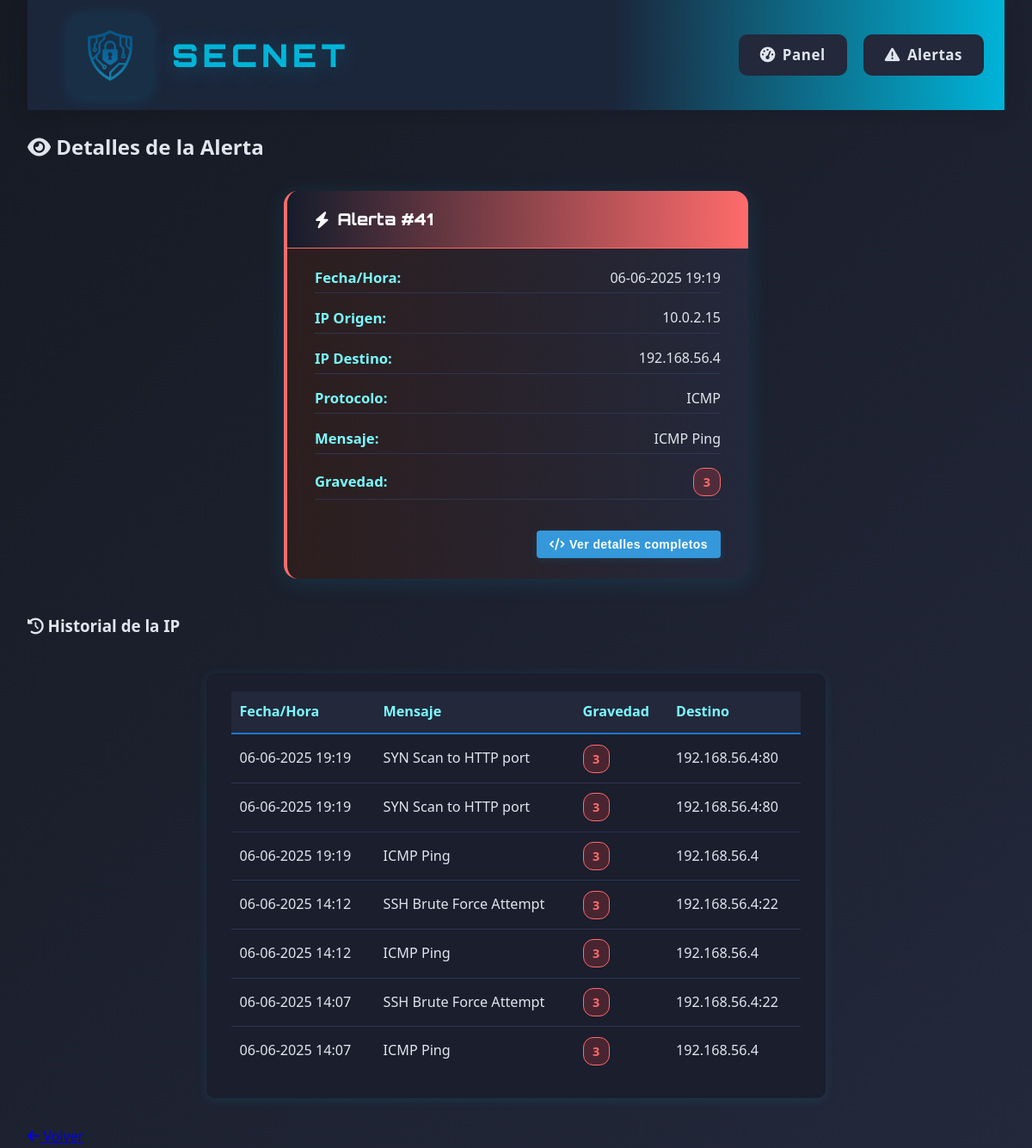
The app's page /web-interface/alert-details.php?id=41 with its own data.
### tables this page shows
CREATE TABLE alerts (
        id INTEGER PRIMARY KEY AUTOINCREMENT,
        timestamp TEXT,
        source_ip TEXT,
        source_port TEXT,
        destination_ip TEXT,
        dest_port TEXT,
        alert_message TEXT,
        severity INTEGER,
        protocol TEXT,
        action_taken TEXT,
        raw_data TEXT
    );

### web-interface/alert-details.php (the view, shortened to what this page needs)
<?php
$id = intval($_GET['id']);
$db = new SQLite3('/var/www/html/database/alerts.db');
$stmt = $db->prepare('SELECT * FROM alerts WHERE id = :id');
$stmt->bindValue(':id', $id, SQLITE3_INTEGER);
$result = $stmt->execute();
$alert = $result->fetchArray(SQLITE3_ASSOC);
$source_ip = $alert['source_ip'];
$history = [];
if ($source_ip) {
    $hist_stmt = $db->prepare('SELECT * FROM alerts WHERE source_ip = :source_ip ORDER BY timestamp DESC LIMIT 20');
    $hist_stmt->bindValue(':source_ip', $source_ip, SQLITE3_TEXT);
    $hist_result = $hist_stmt->execute();
    while ($row = $hist_result->fetchArray(SQLITE3_ASSOC)) {
        $history[] = $row;
    }
}
?>
<!DOCTYPE html>
<html lang="es">
<head>
    <link rel="stylesheet" href="css/style.css">
    <link rel="stylesheet" href="https://cdnjs.cloudflare.com/ajax/libs/font-awesome/6.4.0/css/all.min.css">
</head>
<body>
    <div class="container">
        <header>
            <div class="logo-container">
                <a href="index.php" style="display:flex;align-items:center;text-decoration:none;">
                    <img src="assets/logo.png" alt="Logo">
                    <h1 class="secnet-title">SecNet</h1>
                </a>
            </div>
            <nav>
                <ul>
                    <li><a href="index.php"><i class="fas fa-tachometer-alt"></i> Panel</a></li>
                    <li><a href="alerts.php"><i class="fas fa-exclamation-triangle"></i> Alertas</a></li>
                </ul>
            </nav>
        </header>
        <main>
            <h2><i class="fas fa-eye"></i> Detalles de la Alerta</h2>
            <section class="alert-card severity-<?= (int)$alert['severity'] ?>">
                <div class="alert-card-header">
                    <i class="fas fa-bolt"></i> Alerta #<?= htmlspecialchars($alert['id']) ?>
                </div>
                <div class="alert-card-body">
                    <div class="alert-detail-row"><span class="alert-detail-label">Fecha/Hora:</span><span><?php
    $date = new DateTime($alert['timestamp'], new DateTimeZone('UTC'));
    $date->setTimezone(new DateTimeZone('Europe/Madrid'));
    echo $date->format('d-m-Y H:i');
?></span></div>
                    <div class="alert-detail-row">
                        <span class="alert-detail-label">IP Origen:</span>
                        <span>
                            <?= htmlspecialchars($alert['source_ip']) ?>
                        </span>
                    </div>
                    <div class="alert-detail-row">
                        <span class="alert-detail-label">IP Destino:</span>
                        <span>
                            <?= htmlspecialchars($alert['destination_ip']) ?>
                        </span>
                    </div>
                    <div class="alert-detail-row"><span class="alert-detail-label">Protocolo:</span><span><?= htmlspecialchars($alert['protocol']) ?></span></div>
                    <div class="alert-detail-row"><span class="alert-detail-label">Mensaje:</span><span><?= htmlspecialchars($alert['alert_message']) ?></span></div>
                    <div class="alert-detail-row"><span class="alert-detail-label">Gravedad:</span><span class="gravedad-badge gravedad-<?= (int)$alert['severity'] ?>"><?= htmlspecialchars($alert['severity']) ?></span></div>
                    <div class="alert-actions">
                        <button id="showJsonBtn" class="action-btn primary">
                            <i class="fas fa-code"></i> Ver detalles completos
                        </button>
                    </div>
                </div>
            </section>
            <h3><i class="fas fa-history"></i> Historial de la IP</h3>
            <section class="alert-history-box">
                <table class="alert-history-table">
                    <thead>
                        <tr>
                            <th>Fecha/Hora</th>
                            <th>Mensaje</th>
                            <th>Gravedad</th>
                            <th>Destino</th>
                        </tr>
                    </thead>
                    <tbody>
                    <?php foreach ($history as $h): ?>
                        <tr>
                            <td><?php
    $date = new DateTime($h['timestamp'], new DateTimeZone('UTC'));
    $date->setTimezone(new DateTimeZone('Europe/Madrid'));
    echo $date->format('d-m-Y H:i');
?></td>
                            <td><?= htmlspecialchars($h['alert_message']) ?></td>
                            <td><span class="gravedad-badge gravedad-<?= (int)$h['severity'] ?>"><?= htmlspecialchars($h['severity']) ?></span></td>
                            <td><?= htmlspecialchars($h['destination_ip']) ?><?= !empty($h['dest_port']) ? ':' . htmlspecialchars($h['dest_port']) : '' ?></td>
                        </tr>
                    <?php endforeach; ?>
                    </tbody>
                </table>
            </section>
            <a href="index.php" class="btn"><i class="fas fa-arrow-left"></i> Volver</a>
        </main>
    </div>
</body>
</html>

### web-interface/alert-details.php (style rules this page uses)
.action-btn { padding: 8px 15px; border: none; border-radius: 4px; cursor: pointer; font-size: 14px; display: inline-flex; align-items: center; gap: 5px; transition: background-color 0.2s; }
.action-btn.primary { background-color: #3498db; color: white; }
.alert-actions { margin-top: 20px; display: flex; gap: 10px; justify-content: flex-end; }

### records on screen
alerts: id "41", timestamp "06-06-2025 19:19", source_ip "10.0.2.15", destination_ip "192.168.56.4", protocol "ICMP", alert_message "ICMP Ping", severity "3"
alerts: timestamp "06-06-2025 19:19", alert_message "SYN Scan to HTTP port", severity "3", destination_ip "192.168.56.4", dest_port "80"
alerts: timestamp "06-06-2025 19:19", alert_message "SYN Scan to HTTP port", severity "3", destination_ip "192.168.56.4", dest_port "80"
alerts: timestamp "06-06-2025 14:12", alert_message "SSH Brute Force Attempt", severity "3", destination_ip "192.168.56.4", dest_port "22"
alerts: timestamp "06-06-2025 14:12", alert_message "ICMP Ping", severity "3", destination_ip "192.168.56.4"
alerts: timestamp "06-06-2025 14:07", alert_message "SSH Brute Force Attempt", severity "3", destination_ip "192.168.56.4", dest_port "22"
alerts: timestamp "06-06-2025 14:07", alert_message "ICMP Ping", severity "3", destination_ip "192.168.56.4"
